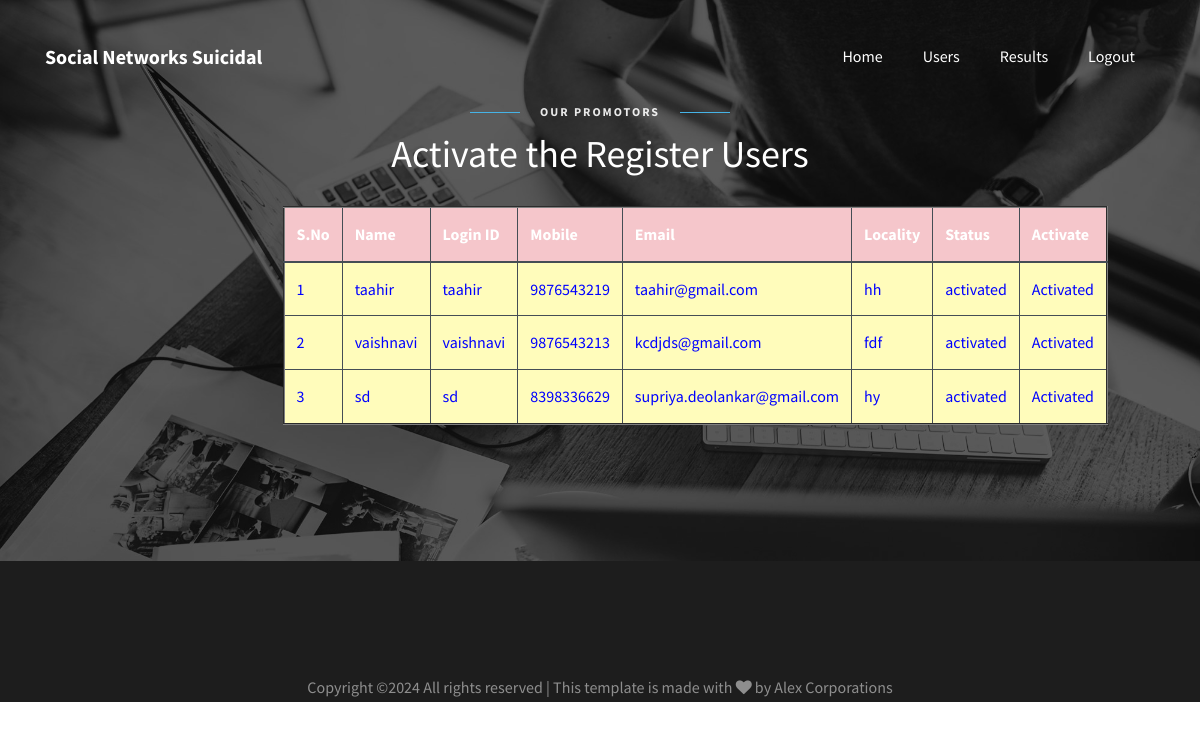
Page /ViewRegisteredUsers/ on the committed database.
### users/models.py (models this page shows, shortened)
class UserRegistrationModel(models.Model):
    name = models.CharField(max_length=100)
    loginid = models.CharField(unique=True, max_length=100)
    password = models.CharField(max_length=100)
    mobile = models.CharField(unique=True, max_length=100)
    email = models.CharField(unique=True, max_length=100)
    locality = models.CharField(max_length=100)
    address = models.CharField(max_length=1000)
    city = models.CharField(max_length=100)
    state = models.CharField(max_length=100)
    status = models.CharField(max_length=100)
    class Meta:
        db_table = 'UserRegistrations'

### admins/views.py (the view)
# urls.py: path("ViewRegisteredUsers/", admins.ViewRegisteredUsers, name="ViewRegisteredUsers"),
def ViewRegisteredUsers(request):
    data = UserRegistrationModel.objects.all()
    return render(request, 'admins/RegisteredUsers.html', {'data': data})

### assets/templates/admins/RegisteredUsers.html (shortened to what this page needs)
{%extends 'admins/adminbase.html'%}
{%load static%}
{%block contents%}
<section class="ftco-section testimony-section img" style="background-image: url({%static 'images/bg_2.jpg'%});">
	<div class="container">
		<div class="row justify-content-center mb-4">
			<div class="col-md-7 text-center heading-section heading-section-white ftco-animate">
				<span class="subheading">Our Promotors</span>
				<h2 class="mb-4">Activate the Register Users</h2>
                <center>
                    <p>
 <table border="2px" class="table table-hover table-dark">
                    <thead>
                    <tr class="table-danger">
                        <th scope="col">S.No</th>
                        <th scope="col">Name</th>
                        <th scope="col">Login ID</th>
                        <th scope="col">Mobile</th>
                        <th scope="col">Email</th>
                        <th scope="col">Locality</th>
                        <th scope="col">Status</th>
                        <th scope="col">Activate</th>
                    </tr>
                    </thead>
                    <tbody>
                    {% for i in data %}
                    <tr scope="row" style="color: BLUE; background-color:#FFFCBB">
                        <td>{{forloop.counter}}</td>
                        <td>{{i.name}}</td>
                        <td>{{i.loginid}}</td>
                        <td>{{i.mobile}}</td>
                        <td>{{i.email}}</td>
                        <td>{{i.locality}}</td>
                        <td>{{i.status}}</td>
                        {% if i.status == 'waiting' %}
                        <td><a class="btn-link" href="/AdminActivaUsers/?uid={{ i.id }}"
                               style="color:DARKBLUE">Activate</a></td>
                        {% else %}
                        <td> Activated</td>
                        {% endif %}
                    </tr>
                    {% endfor %}
                    </tbody>
                </table>
                        </p>
                </center>
			</div>
		</div>
	</div>
</section>
{%endblock%}

### rows in the picture
UserRegistrationModel: name "taahir", loginid "taahir", mobile "9876543219", email "taahir@gmail.com", locality "hh", status "activated", shows "Activated"
UserRegistrationModel: name "vaishnavi", loginid "vaishnavi", mobile "9876543213", email "kcdjds@gmail.com", locality "fdf", status "activated", shows "Activated"
UserRegistrationModel: name "sd", loginid "sd", mobile "8398336629", email "supriya.deolankar@gmail.com", locality "hy", status "activated", shows "Activated"
